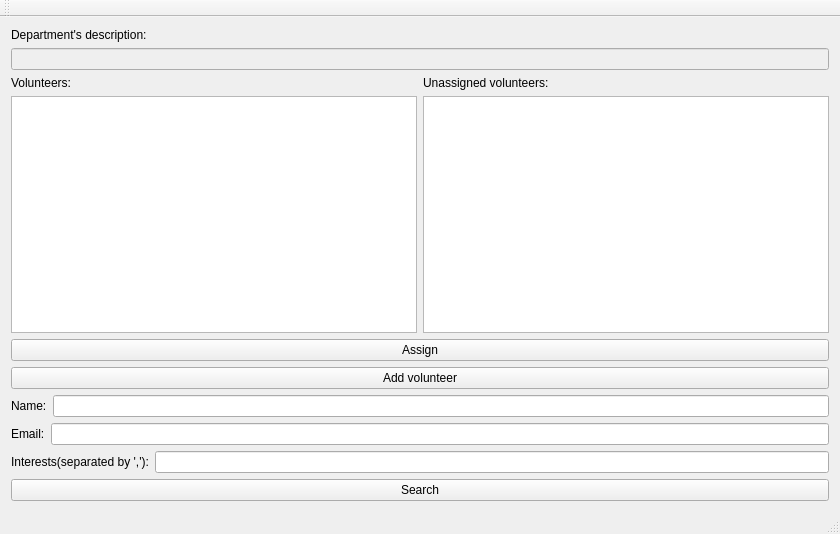
<?xml version="1.0" encoding="UTF-8"?>
<ui version="4.0">
 <class>MainWindowClass</class>
 <widget class="QMainWindow" name="MainWindowClass">
  <property name="geometry">
   <rect>
    <x>0</x>
    <y>0</y>
    <width>840</width>
    <height>534</height>
   </rect>
  </property>
  <property name="windowTitle">
   <string>MainWindow</string>
  </property>
  <widget class="QWidget" name="centralWidget">
   <layout class="QVBoxLayout" name="verticalLayout_8">
    <item>
     <layout class="QVBoxLayout" name="verticalLayout_7">
      <item>
       <layout class="QVBoxLayout" name="verticalLayout_6">
        <item>
         <layout class="QVBoxLayout" name="verticalLayout_2">
          <item>
           <widget class="QLabel" name="label_2">
            <property name="text">
             <string>Department's description:</string>
            </property>
           </widget>
          </item>
          <item>
           <widget class="QLineEdit" name="depDescLineEdit">
            <property name="enabled">
             <bool>false</bool>
            </property>
           </widget>
          </item>
         </layout>
        </item>
        <item>
         <layout class="QHBoxLayout" name="horizontalLayout">
          <item>
           <layout class="QVBoxLayout" name="verticalLayout">
            <item>
             <widget class="QLabel" name="label">
              <property name="text">
               <string>Volunteers:</string>
              </property>
             </widget>
            </item>
            <item>
             <widget class="QListWidget" name="asgnVolListWidget"/>
            </item>
           </layout>
          </item>
          <item>
           <layout class="QVBoxLayout" name="verticalLayout_3">
            <item>
             <widget class="QLabel" name="label_3">
              <property name="text">
               <string>Unassigned volunteers:</string>
              </property>
             </widget>
            </item>
            <item>
             <widget class="QListWidget" name="unasgnVolListWidget"/>
            </item>
           </layout>
          </item>
         </layout>
        </item>
        <item>
         <layout class="QVBoxLayout" name="verticalLayout_5">
          <item>
           <widget class="QPushButton" name="assignButton">
            <property name="text">
             <string>Assign</string>
            </property>
           </widget>
          </item>
          <item>
           <layout class="QVBoxLayout" name="verticalLayout_4">
            <item>
             <widget class="QPushButton" name="addVolButton">
              <property name="text">
               <string>Add volunteer</string>
              </property>
             </widget>
            </item>
            <item>
             <layout class="QHBoxLayout" name="horizontalLayout_4">
              <item>
               <widget class="QLabel" name="label_4">
                <property name="text">
                 <string>Name:</string>
                </property>
               </widget>
              </item>
              <item>
               <widget class="QLineEdit" name="nameLineEdit"/>
              </item>
             </layout>
            </item>
            <item>
             <layout class="QHBoxLayout" name="horizontalLayout_3">
              <item>
               <widget class="QLabel" name="label_5">
                <property name="text">
                 <string>Email:</string>
                </property>
               </widget>
              </item>
              <item>
               <widget class="QLineEdit" name="emailLineEdit"/>
              </item>
             </layout>
            </item>
            <item>
             <layout class="QHBoxLayout" name="horizontalLayout_2">
              <item>
               <widget class="QLabel" name="label_6">
                <property name="text">
                 <string>Interests(separated by ','):</string>
                </property>
               </widget>
              </item>
              <item>
               <widget class="QLineEdit" name="intsLineEdit"/>
              </item>
             </layout>
            </item>
           </layout>
          </item>
         </layout>
        </item>
       </layout>
      </item>
      <item>
       <widget class="QPushButton" name="searchButton">
        <property name="text">
         <string>Search</string>
        </property>
       </widget>
      </item>
     </layout>
    </item>
   </layout>
  </widget>
  <widget class="QMenuBar" name="menuBar">
   <property name="geometry">
    <rect>
     <x>0</x>
     <y>0</y>
     <width>840</width>
     <height>22</height>
    </rect>
   </property>
  </widget>
  <widget class="QToolBar" name="mainToolBar">
   <attribute name="toolBarArea">
    <enum>TopToolBarArea</enum>
   </attribute>
   <attribute name="toolBarBreak">
    <bool>false</bool>
   </attribute>
  </widget>
  <widget class="QStatusBar" name="statusBar"/>
 </widget>
 <layoutdefault spacing="6" margin="11"/>
 <resources>
  <include location="MainWindow.qrc"/>
 </resources>
 <connections/>
</ui>
